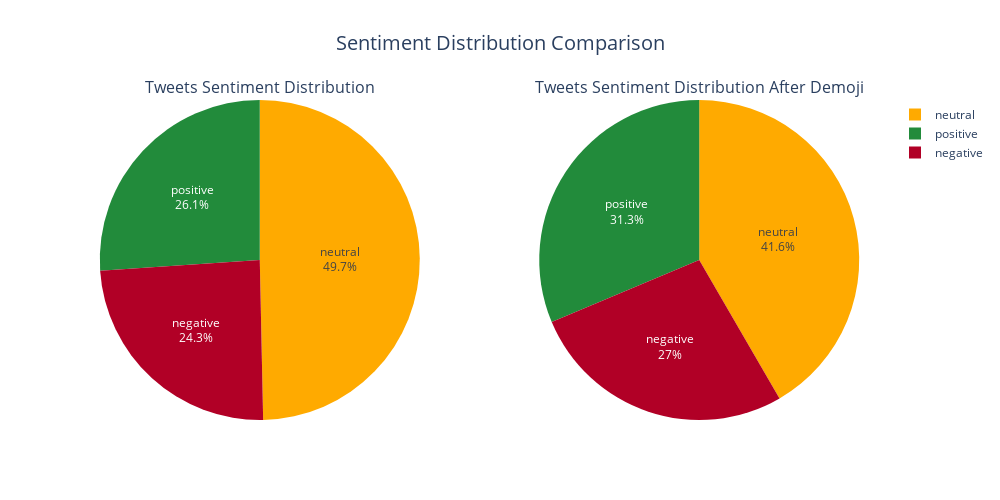

Notebook code for this chart:
### Markdown cell above
用plotly绘图，使用子图，分别对df和df_demoji的label分布进行可视化

### Code cell
# Create subplots with specs parameter
fig = make_subplots(rows=1, cols=2, 
                    subplot_titles=('Tweets Sentiment Distribution', 'Tweets Sentiment Distribution After Demoji'),
                    specs=[[{"type": "pie"}, {"type": "pie"}]])

# Plot for all tweets
label_counts = df['predicted_label'].value_counts()
colors = [palette[label] for label in label_counts.index]
fig.add_trace(
    go.Pie(labels=label_counts.index, 
           values=label_counts.values,
           marker_colors=colors,
           textinfo='label+percent'),
    row=1, col=1
)

# Plot for tweets with emoji
emoji_label_counts = df_demoji[df_demoji['emoji'].notna()]['predicted_label'].value_counts()
colors_emoji = [palette[label] for label in emoji_label_counts.index]
fig.add_trace(
    go.Pie(labels=emoji_label_counts.index, 
           values=emoji_label_counts.values,
           marker_colors=colors_emoji,
           textinfo='label+percent'),
    row=1, col=2
)

# Update layout
fig.update_layout(
    height=500,
    width=1000,
    showlegend=True,
    title_text="Sentiment Distribution Comparison",
    title_x=0.5,
    title_font_size=20
)

fig.show()

### Figure 1 — Plotly figure (JSON) as saved in the notebook; plotly's stock layout.template omitted (floating-point values rounded to 4 significant figures)
{"data": [{"domain": {"x": [0, 0.45], "y": [0, 1]}, "labels": ["neutral", "positive", "negative"], "marker": {"colors": ["#FFAA00", "#228B3B", "#B10026"]}, "textinfo": "label+percent", "type": "pie", "values": [484441, 254295, 236714]}, {"domain": {"x": [0.55, 1], "y": [0, 1]}, "labels": ["neutral", "positive", "negative"], "marker": {"colors": ["#FFAA00", "#228B3B", "#B10026"]}, "textinfo": "label+percent", "type": "pie", "values": [52300, 39361, 33968]}], "layout": {"annotations": [{"font": {"size": 16}, "showarrow": false, "text": "Tweets Sentiment Distribution", "x": 0.225, "xanchor": "center", "xref": "paper", "y": 1, "yanchor": "bottom", "yref": "paper"}, {"font": {"size": 16}, "showarrow": false, "text": "Tweets Sentiment Distribution After Demoji", "x": 0.775, "xanchor": "center", "xref": "paper", "y": 1, "yanchor": "bottom", "yref": "paper"}], "height": 500, "showlegend": true, "title": {"font": {"size": 20}, "text": "Sentiment Distribution Comparison", "x": 0.5}, "width": 1000}}
